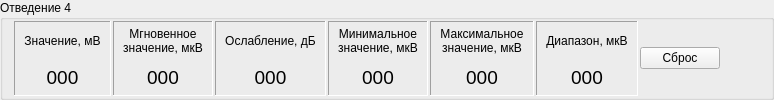
        <widget class="QGroupBox" name="gbChannel4">
         <property name="title">
          <string>Отведение 4</string>
         </property>
         <layout class="QHBoxLayout" name="horizontalLayout_6">
          <property name="spacing">
           <number>2</number>
          </property>
          <property name="topMargin">
           <number>1</number>
          </property>
          <property name="bottomMargin">
           <number>1</number>
          </property>
          <item>
           <widget class="QFrame" name="frChan4Value">
            <property name="frameShape">
             <enum>QFrame::Panel</enum>
            </property>
            <property name="frameShadow">
             <enum>QFrame::Sunken</enum>
            </property>
            <layout class="QVBoxLayout" name="verticalLayout_22">
             <property name="spacing">
              <number>2</number>
             </property>
             <property name="topMargin">
              <number>1</number>
             </property>
             <property name="bottomMargin">
              <number>1</number>
             </property>
             <item>
              <widget class="QLabel" name="lblChan4Value">
               <property name="text">
                <string>Значение, мВ</string>
               </property>
               <property name="alignment">
                <set>Qt::AlignCenter</set>
               </property>
              </widget>
             </item>
             <item>
              <widget class="QLabel" name="indChan4Value">
               <property name="font">
                <font>
                 <pointsize>14</pointsize>
                </font>
               </property>
               <property name="text">
                <string>000</string>
               </property>
               <property name="alignment">
                <set>Qt::AlignCenter</set>
               </property>
              </widget>
             </item>
            </layout>
           </widget>
          </item>
          <item>
           <widget class="QFrame" name="frChan4ValueCur">
            <property name="frameShape">
             <enum>QFrame::Panel</enum>
            </property>
            <property name="frameShadow">
             <enum>QFrame::Sunken</enum>
            </property>
            <layout class="QVBoxLayout" name="verticalLayout_23">
             <property name="spacing">
              <number>2</number>
             </property>
             <property name="topMargin">
              <number>1</number>
             </property>
             <property name="bottomMargin">
              <number>1</number>
             </property>
             <item>
              <widget class="QLabel" name="lblChan4ValueCur">
               <property name="text">
                <string>Мгновенное
значение, мкВ</string>
               </property>
               <property name="alignment">
                <set>Qt::AlignCenter</set>
               </property>
              </widget>
             </item>
             <item>
              <widget class="QLabel" name="indChan4ValueCur">
               <property name="font">
                <font>
                 <pointsize>14</pointsize>
                </font>
               </property>
               <property name="text">
                <string>000</string>
               </property>
               <property name="alignment">
                <set>Qt::AlignCenter</set>
               </property>
              </widget>
             </item>
            </layout>
           </widget>
          </item>
          <item>
           <widget class="QFrame" name="frChan4Decrease">
            <property name="frameShape">
             <enum>QFrame::Panel</enum>
            </property>
            <property name="frameShadow">
             <enum>QFrame::Sunken</enum>
            </property>
            <layout class="QVBoxLayout" name="verticalLayout_24">
             <property name="spacing">
              <number>2</number>
             </property>
             <property name="topMargin">
              <number>1</number>
             </property>
             <property name="bottomMargin">
              <number>1</number>
             </property>
             <item>
              <widget class="QLabel" name="lblChan4Decrease">
               <property name="text">
                <string>Ослабление, дБ</string>
               </property>
               <property name="alignment">
                <set>Qt::AlignCenter</set>
               </property>
              </widget>
             </item>
             <item>
              <widget class="QLabel" name="indChan4Decrease">
               <property name="font">
                <font>
                 <pointsize>14</pointsize>
                </font>
               </property>
               <property name="text">
                <string>000</string>
               </property>
               <property name="alignment">
                <set>Qt::AlignCenter</set>
               </property>
              </widget>
             </item>
            </layout>
           </widget>
          </item>
          <item>
           <widget class="QFrame" name="frChan4Min">
            <property name="frameShape">
             <enum>QFrame::Panel</enum>
            </property>
            <property name="frameShadow">
             <enum>QFrame::Sunken</enum>
            </property>
            <layout class="QVBoxLayout" name="verticalLayout_25">
             <property name="spacing">
              <number>2</number>
             </property>
             <property name="topMargin">
              <number>1</number>
             </property>
             <property name="bottomMargin">
              <number>1</number>
             </property>
             <item>
              <widget class="QLabel" name="lblChan4Min">
               <property name="text">
                <string>Минимальное
значение, мкВ</string>
               </property>
               <property name="alignment">
                <set>Qt::AlignCenter</set>
               </property>
              </widget>
             </item>
             <item>
              <widget class="QLabel" name="indChan4Min">
               <property name="font">
                <font>
                 <pointsize>14</pointsize>
                </font>
               </property>
               <property name="text">
                <string>000</string>
               </property>
               <property name="alignment">
                <set>Qt::AlignCenter</set>
               </property>
              </widget>
             </item>
            </layout>
           </widget>
          </item>
          <item>
           <widget class="QFrame" name="frChan4Max">
            <property name="frameShape">
             <enum>QFrame::Panel</enum>
            </property>
            <property name="frameShadow">
             <enum>QFrame::Sunken</enum>
            </property>
            <layout class="QVBoxLayout" name="verticalLayout_26">
             <property name="spacing">
              <number>2</number>
             </property>
             <property name="topMargin">
              <number>1</number>
             </property>
             <property name="bottomMargin">
              <number>1</number>
             </property>
             <item>
              <widget class="QLabel" name="lblChan4Max">
               <property name="text">
                <string>Максимальное
значение, мкВ</string>
               </property>
               <property name="alignment">
                <set>Qt::AlignCenter</set>
               </property>
              </widget>
             </item>
             <item>
              <widget class="QLabel" name="indChan4Max">
               <property name="font">
                <font>
                 <pointsize>14</pointsize>
                </font>
               </property>
               <property name="text">
                <string>000</string>
               </property>
               <property name="alignment">
                <set>Qt::AlignCenter</set>
               </property>
              </widget>
             </item>
            </layout>
           </widget>
          </item>
          <item>
           <widget class="QFrame" name="frChan4Diap">
            <property name="frameShape">
             <enum>QFrame::Panel</enum>
            </property>
            <property name="frameShadow">
             <enum>QFrame::Sunken</enum>
            </property>
            <layout class="QVBoxLayout" name="verticalLayout_27">
             <property name="spacing">
              <number>2</number>
             </property>
             <property name="topMargin">
              <number>1</number>
             </property>
             <property name="bottomMargin">
              <number>1</number>
             </property>
             <item>
              <widget class="QLabel" name="lblChan4Diap">
               <property name="text">
                <string>Диапазон, мкВ</string>
               </property>
               <property name="alignment">
                <set>Qt::AlignCenter</set>
               </property>
              </widget>
             </item>
             <item>
              <widget class="QLabel" name="indChan4Diap">
               <property name="font">
                <font>
                 <pointsize>14</pointsize>
                </font>
               </property>
               <property name="text">
                <string>000</string>
               </property>
               <property name="alignment">
                <set>Qt::AlignCenter</set>
               </property>
              </widget>
             </item>
            </layout>
           </widget>
          </item>
          <item>
           <widget class="QPushButton" name="btnChannel1Reset_4">
            <property name="text">
             <string>Сброс</string>
            </property>
           </widget>
          </item>
          <item>
           <spacer name="horizontalSpacer_6">
            <property name="orientation">
             <enum>Qt::Horizontal</enum>
            </property>
            <property name="sizeHint" stdset="0">
             <size>
              <width>40</width>
              <height>20</height>
             </size>
            </property>
           </spacer>
          </item>
         </layout>
        </widget>
